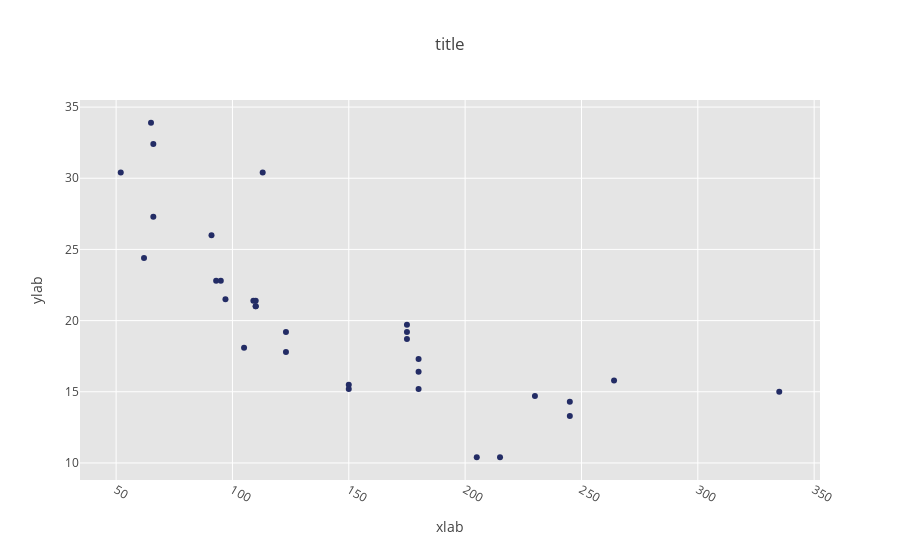

This figure's notebook cell:
### Code cell
args = {'x_data':[x_data], 'y_data':[y_data]}
fig = scatterplot.create_graph(**args)

### Figure 1 — Plotly figure (JSON) as saved in the notebook; plotly's stock layout.template omitted (floating-point values rounded to 4 significant figures)
{"data": [{"marker": {"color": ["#232C65", "#232C65", "#232C65", "#232C65", "#232C65", "#232C65", "#232C65", "#232C65", "#232C65", "#232C65", "#232C65", "#232C65", "#232C65", "#232C65", "#232C65", "#232C65", "#232C65", "#232C65", "#232C65", "#232C65", "#232C65", "#232C65", "#232C65", "#232C65", "#232C65", "#232C65", "#232C65", "#232C65", "#232C65", "#232C65", "#232C65", "#232C65"]}, "mode": "markers", "name": "hp", "text": [110, 110, 93, 110, 175, 105, 245, 62, 95, 123, 123, 180, 180, 180, 205, 215, 230, 66, 52, 65, 97, 150, 150, 245, 175, 66, 91, 113, 264, 175, 335, 109], "type": "scatter", "uid": "b01dfe68-ec0c-11e8-8ddd-a0481cac4f9d", "x": [110, 110, 93, 110, 175, 105, 245, 62, 95, 123, 123, 180, 180, 180, 205, 215, 230, 66, 52, 65, 97, 150, 150, 245, 175, 66, 91, 113, 264, 175, 335, 109], "y": [21, 21, 22.8, 21.4, 18.7, 18.1, 14.3, 24.4, 22.8, 19.2, 17.8, 16.4, 17.3, 15.2, 10.4, 10.4, 14.7, 32.4, 30.4, 33.9, 21.5, 15.5, 15.2, 13.3, 19.2, 27.3, 26, 30.4, 15.8, 19.7, 15, 21.4]}], "layout": {"hovermode": "closest", "plot_bgcolor": "rgb(229, 229, 229)", "title": "title", "xaxis": {"gridcolor": "rgb(255,255,255)", "tickangle": 30, "title": "xlab", "zerolinecolor": "rgb(255,255,255)"}, "yaxis": {"gridcolor": "rgb(255,255,255)", "title": "ylab", "zerolinecolor": "rgb(255,255,255)"}}}
